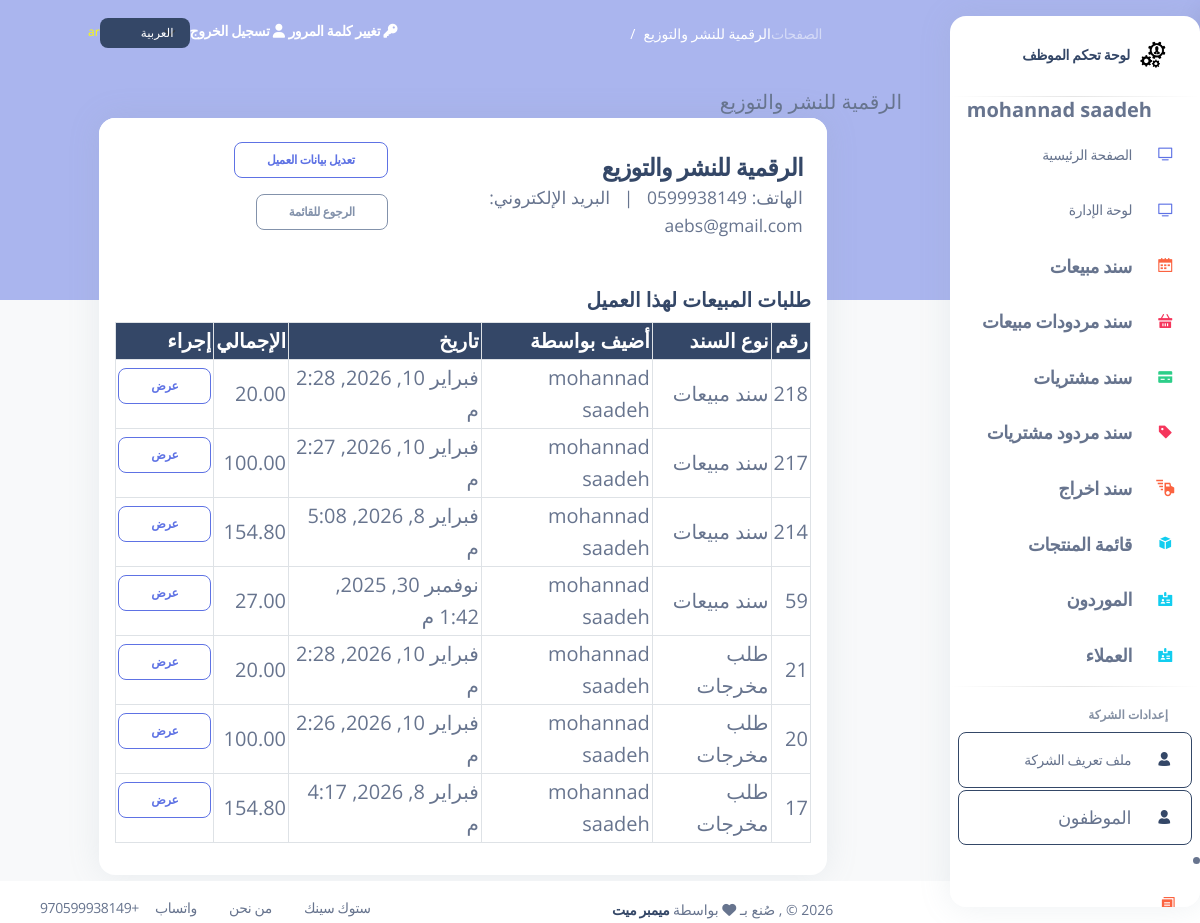
/customers/3/ (signed in), run on the app's committed database.
### my_app/models.py (models this page shows, shortened)
class Employee(models.Model):
    first_name = models.CharField(max_length=255)
    last_name = models.CharField(max_length=255)
    email = models.EmailField(max_length=255)
    DOB = models.DateField()
    password = models.CharField(max_length=255)
    confirm_password = models.CharField(max_length=255)
    is_active = models.BooleanField(default=False)
    created_at = models.DateTimeField(auto_now_add=True)
    updated_at = models.DateTimeField(auto_now=True)
    objects = EmployeeManager()

class Customer(models.Model):
    name = models.CharField(max_length=255)
    phone = models.CharField(max_length=20, null=True)
    email = models.EmailField(max_length=255 , null=True)
    contact_info = models.TextField() # address, notes, etc.
    created_at = models.DateTimeField(auto_now_add=True)
    updated_at = models.DateTimeField(auto_now=True)

class Sale_order(models.Model):
    employee = models.ForeignKey(Employee , related_name="sale_orders", on_delete=models.CASCADE) # RESTRICT  deleted >>  dont delete the item or ( default="Default", on_delete=models.SET_DEFAULT)
    customer = models.ForeignKey('Customer', related_name='sales', on_delete=models.CASCADE, null=True, blank=True)
    currency = models.ForeignKey('Currency', on_delete=models.SET_NULL, null=True, blank=True, related_name='sales')
    total_amount = models.DecimalField(max_digits=10, decimal_places=2, default=0.00) #means the total amount of the order
    exchange_rate_to_base = models.DecimalField(max_digits=10, decimal_places=6, default=1.0)  # Exchange rate to base currency
    total_amount_base = models.DecimalField(max_digits=10, decimal_places=2, default=0.00)  # Total amount in base currency
    invoice_pay_method = models.CharField(max_length=10, choices=pay_choices, default='cash')  # Added field
    grand_total = models.DecimalField(max_digits=10, decimal_places=2, default=0.00)
    created_at = models.DateTimeField(auto_now_add=True)
    updated_at = models.DateTimeField(auto_now=True)
    objects = Sale_orderManager()

class Stock_Out_Voucher(models.Model ):
    employee = models.ForeignKey(Employee , related_name="Stock_Out_Vouchers", on_delete=models.CASCADE) # RESTRICT  deleted >>  dont delete the item or ( default="Default", on_delete=models.SET_DEFAULT)
    customer = models.ForeignKey('Customer', related_name='Stock_Out_Vouchers', on_delete=models.CASCADE, null=True, blank=True)
    currency = models.ForeignKey('Currency', related_name='Stock_Out_Vouchers', on_delete=models.SET_NULL, null=True, blank=True)
    exchange_rate_to_base = models.DecimalField(max_digits=10, decimal_places=6, default=1.00)  # rate to convert to base currency
    total_amount = models.DecimalField(max_digits=10, decimal_places=2, default=0.00) # the total amount of the invoice
    total_price_base = models.DecimalField(max_digits=10, decimal_places=2, default=0.00)  # total in base currency
    payment_method = models.CharField(max_length=10, choices=pay_choices, default='cash')
    invoice_pay_method = models.CharField(max_length=10, choices=pay_choices, default='cash')  # Added field
    grand_total = models.DecimalField(max_digits=10, decimal_places=2, default=0.00)
    created_at = models.DateTimeField(auto_now_add=True)
    updated_at = models.DateTimeField(auto_now=True)

### my_app/views.py (the view)
# urls.py: path('customers/<int:id>/', views.customer_detail, name='customer_detail'),
def customer_detail(request, id):
    try:
        customer = models.Customer.objects.get(id=id)
    except models.Customer.DoesNotExist:
        messages.error(request, _('Customer not found.'))
        return redirect('/customers')
    sales_qs = models.Sale_order.objects.filter(customer=customer).order_by('-created_at')
    stock_out_vouchers_qs = models.Stock_Out_Voucher.objects.filter(customer=customer).order_by('-created_at')
    page_number = request.GET.get('page')
    paginator = Paginator(sales_qs, 10)
    sales_page = paginator.get_page(page_number)
    context = {
        'customer': customer,
        'sales': sales_page,
        'employee': models.get_employee_by_id(request.session['employee_id']),
        'sales_paginator': paginator,
        'stock_outs': stock_out_vouchers_qs,
    }
    return render(request, 'customer_detail.html', context)

### my_app/models.py (called while the page is built)
def get_employee_by_id(id):
    return Employee.objects.get(id=id)

### my_app/templates/customer_detail.html (shortened to what this page needs)
{% extends 'layouts/base.html' %}
{% load i18n %}
{% block content %}
{% block page_name %}{{ customer.name }}{% endblock %}
<div class="row justify-content-center">
  <div class="col-lg-10 col-md-12">
    <div class="card mb-4">
      <div class="card-header d-flex justify-content-between align-items-center">
        <div>
          <h4 class="mb-0">{{ customer.name }}</h4>
          <div class="small text-muted">{% trans "Phone:" %} {{ customer.phone }} &nbsp; | &nbsp; {% trans "Email:" %} {{ customer.email }}</div>
        </div>
        <div>
          <a href="/customers/{{ customer.id }}/edit" class="btn btn-sm btn-outline-primary">{% trans "Edit Customer" %}</a>
          <a href="/customers" class="btn btn-sm btn-outline-secondary">{% trans "Back to list" %}</a>
        </div>
      </div>
      <div class="card-body">
        <h5>{% trans "Sales Orders for this customer" %}</h5>
        {% if sales %}
        <div class="table-responsive">
          <table class="table table-hover table-bordered align-middle">
            <thead class="table-dark">
              <tr>
                <th>{% trans "No." %}</th>
                <th>{% trans "Order Type" %}</th>
                <th>{% trans "Added by" %}</th>
                <th>{% trans "Date" %}</th>
                <th>{% trans "Total" %}</th>
                <th>{% trans "Action" %}</th>
              </tr>
            </thead>
            <tbody>
              {% for order in sales %}
              <tr>
                <td>{{ order.id }}</td>
                <td>{% trans "Sale Order" %}</td>
                <td>{{ order.employee.first_name }} {{ order.employee.last_name }}</td>
                <td>{{ order.created_at }}</td>
                <td>{{ order.total_amount }}</td>
                <td>
                  <a class="btn btn-sm btn-outline-primary" href="/view_sale_order/{{ order.id }}">{% trans "View" %}</a>
                </td>
              </tr>
              {% endfor %}
              {% for voucher in stock_outs %}
              <tr>
                <td>{{ voucher.id }}</td>
                <td>{% trans "Stock Out Order" %}</td>
                <td>{{ voucher.employee.first_name }} {{ voucher.employee.last_name }}</td>
                <td>{{ voucher.created_at }}</td>
                <td>{{ voucher.total_amount }}</td>
                <td>
                  <a class="btn btn-sm btn-outline-primary" href="/view_stock_out_invoice/{{ voucher.id }}">{% trans "View" %}</a>
                </td>
              </tr>
              {% endfor %}
            </tbody>
          </table>
        </div>
        {% else %}
          <div class="alert alert-info">{% trans "No sales orders found for this customer." %}</div>
        {% endif %}
      </div>
    </div>
  </div>
</div>
{% endblock content %}

### my_app/templates/includes/aside.html (shortened to what this page needs)
{% load static %}
{% load i18n %}
<aside class="sidenav bg-white navbar navbar-vertical navbar-expand-xs border-0 border-radius-xl my-3 {% if LANGUAGE_CODE == 'ar' %}fixed-end me-4{% else %}fixed-start ms-4{% endif %}" id="sidenav-main">
    <div class="sidenav-header">
        <a class="navbar-brand m-0" target="_blank">
        <img src="{% static 'img/logo.PNG' %}" class="navbar-brand-img h-100" alt="main_logo">
    <span class="ms-1 font-weight-bold">{% trans "Employee Dashboard" %}</span>
        </a>
        <hr class="horizontal dark mt-0">
    </div>
            <span class="nav-link-text ms-5">
                <b class="message_success" >{{employee.first_name}} {{employee.last_name}}</b>
            </span>
                <div id="sidenav-scrollbar">
        <ul class="navbar-nav" style="padding-right: 0">
        <li class="nav-item {% if request.path == '/index'   %} bg-gradient-success {% endif %}">
            <a class="nav-link " href="/index">
            <div class="icon icon-shape icon-sm border-radius-md text-center me-2 d-flex align-items-center justify-content-center">
                <i class="ni ni-tv-2 text-primary text-sm opacity-10"></i>
            </div>
            <span class="nav-link-text ms-1">{% trans "Main Page" %}</span>
            </a>
        </li>
        <li class="nav-item {% if request.path == '/index_dashboard'   %} bg-gradient-success {% endif %}">
            <a class="nav-link " href="/index_dashboard">
            <div class="icon icon-shape icon-sm border-radius-md text-center me-2 d-flex align-items-center justify-content-center">
                <i class="ni ni-tv-2 text-primary text-sm opacity-10"></i>
            </div>
            <span class="nav-link-text ms-1">{% trans "Dashboard Manage" %}</span>
            </a>
        </li>
        <li class="nav-item {% if request.path == '/sales' or 'view_sale_order' in request.path %} bg-gradient-success {% endif %}">
            <a class="nav-link " href="/sales">
            <div class="icon icon-shape icon-sm border-radius-md text-center me-2 d-flex align-items-center justify-content-center">
                <i class="ni ni-calendar-grid-58 text-warning text-sm opacity-10"></i>
            </div>
            <span class="nav-link-text ms-1" style="font-size:18px !important;"> <strong>{% trans "Sales Orders" %}</strong></span>
            </a>
        </li>
                <li class="nav-item {% if request.path == '/return_sales' or 'view_return_sale' in request.path  %} bg-gradient-success {% endif %}">
            <a class="nav-link " href="/return_sales">
            <div class="icon icon-shape icon-sm border-radius-md text-center me-2 d-flex align-items-center justify-content-center">
                <i class="ni ni-basket text-danger text-sm opacity-10"></i>
            </div>
            <span class="nav-link-text ms-1" style="font-size:18px !important;"><strong>{% trans "Return Sales" %}</strong></span>
            </a>
        </li>
        <li class="nav-item {% if request.path == '/purchases' or 'view_purchase_invoice' in request.path  %} bg-gradient-success {% endif %}">
            <a class="nav-link " href="/purchases">
            <div class="icon icon-shape icon-sm border-radius-md text-center me-2 d-flex align-items-center justify-content-center">
                <i class="ni ni-credit-card text-success text-sm opacity-10"></i>
            </div>
            <span class="nav-link-text ms-1" style="font-size:18px !important;"><strong>{% trans "Purchase Invoices" %}</strong></span>
            </a>
        </li>
        <li class="nav-item {% if request.path == '/return_purchases' or 'view_return_invoice' in request.path  %} bg-gradient-success {% endif %}">
            <a class="nav-link " href="/return_purchases">
            <div class="icon icon-shape icon-sm border-radius-md text-center me-2 d-flex align-items-center justify-content-center">
                <i class="ni ni-tag text-danger text-sm opacity-10"></i>
            </div>
            <span class="nav-link-text ms-1" style="font-size:18px !important;"><strong>{% trans "Return Purchases" %}</strong></span>
            </a>
        </li>
        <li class="nav-item {% if request.path == '/stock_out_voucher' or 'view_stock_out' in request.path %} bg-gradient-success {% endif %}">
            <a class="nav-link" href="/stock_out_voucher">
            <div class="icon icon-shape icon-sm border-radius-md text-center me-2 d-flex align-items-center justify-content-center">
                <i class="ni ni-delivery-fast text-warning text-lg opacity-10"></i>
            </div>
            <span class="nav-link-text ms-1" style="font-size:18px !important;"><strong>{% trans "Stock Out Voucher" %}</strong></span>
            </a>
        </li>
        <li class="nav-item {% if request.path == '/products/' or 'products' in request.path %} bg-gradient-success {% endif %}">
            <a class="nav-link " href="/products">
            <div class="icon icon-shape icon-sm border-radius-md text-center me-2 d-flex align-items-center justify-content-center">
                <i class="ni ni-app text-info text-sm opacity-10"></i>
            </div>
            <span class="nav-link-text ms-1" style="font-size:18px !important;"> <strong>{% trans "Product List" %}</strong></span>
            </a>
        </li>
        <li class="nav-item {% if request.path == '/suppliers' %} bg-gradient-success {% endif %}">
            <a class="nav-link " href="/suppliers">
            <div class="icon icon-shape icon-sm border-radius-md text-center me-2 d-flex align-items-center justify-content-center">
                <i class="ni ni-badge text-info text-sm opacity-10"></i>
            </div>
            <span class="nav-link-text ms-1" style="font-size:18px !important;"> <strong>{% trans "Suppliers" %}</strong></span>
            </a>
        </li>
        <li class="nav-item {% if request.path == '/customers' %} bg-gradient-success {% endif %}">
            <a class="nav-link " href="/customers">
            <div class="icon icon-shape icon-sm border-radius-md text-center me-2 d-flex align-items-center justify-content-center">
                <i class="ni ni-badge text-info text-sm opacity-10"></i>
            </div>
            <span class="nav-link-text ms-1" style="font-size:18px !important;"> <strong>{% trans "Customers" %}</strong></span>
            </a>
        </li>
        <hr class="horizontal dark my-1">
         <li class="nav-item mt-3">
            <h6 class="ps-4 ms-2 text-uppercase text-xs font-weight-bolder opacity-6">{% trans "Company Settings" %}</h6>
        </li>
        <li class="nav-item">
            <a class="nav-link btn btn-outline-dark {% if request.path == '/company_profile'   %} active me-2 {% endif %} " href="/company_profile">
            <div class="icon icon-shape icon-sm border-radius-md text-center me-2 d-flex align-items-center justify-content-center">
                <i class="ni ni-single-02 text-dark text-sm opacity-10"></i>
            </div>
            <span class="nav-link-text ms-1">{% trans "Company Profile" %}</span>
            </a>
        </li>
        <li class="nav-item">
            <a class="nav-link btn btn-outline-dark  {% if request.path == '/employees'   %} active me-2 {% endif %}" href="/employees">
            <div class="icon icon-shape icon-sm border-radius-md text-center me-2 d-flex align-items-center justify-content-center">
                <i class="ni ni-single-02 text-dark text-sm opacity-10"></i>
            </div>
            <span class="nav-link-text ms-1" style="font-size:18px !important;">{% trans "Employees" %}</span>
            </a>
        </li>
            </ul>
            </div>
        <li class="nav-item {% if request.path == '/employee_reports'   %} bg-gradient-success {% endif %}">
            <a class="nav-link " href="/employee_reports">
            <div class="icon icon-shape icon-sm border-radius-md text-center me-2 d-flex align-items-center justify-content-center">
                <i class="ni ni-single-copy-04 text-warning text-sm opacity-10"></i>
            </div>
            </a>
        </li>
</aside>

### static/css/nucleo-svg.css (style rules this page uses)
.icon { display: inline-block; color: #111111; height: 1em; width: 1em; }
.icon-sm { height: 0.8em; width: 0.8em; }
.icon { fill: currentColor; stroke: none; }

### my_app/templates/layouts/base.html (style rules this page uses)
.sidenav { left: auto !important; right: 0; }
.navbar-vertical .navbar-nav .nav-link .icon { padding-right: 0; margin-left: 0.0rem; margin-right: 0; }
.ms-1 { margin-right: 0.25rem !important; margin-left: 0 !important; }
.ms-2 { margin-right: 0.5rem !important; margin-left: 0 !important; }
.ms-5 { margin-right: 3rem !important; margin-left: 0 !important; }
.me-2 { margin-left: 0.5rem !important; margin-right: 0 !important; }
.me-4 { margin-left: 1.5rem !important; margin-right: 0 !important; }
.ps-4 { padding-right: 1.5rem !important; padding-left: 0 !important; }
body { text-align: right; direction: rtl; }

### data on the page
Employee: first_name "mohannad", last_name "saadeh"
Customer: name "الرقمية للنشر والتوزيع الرقمية للنشر والتوزيع", name "الرقمية للنشر والتوزيع", email "aebs@gmail.com"
Sale_order: id "218", employee.first_name "mohannad", employee.last_name "saadeh", created_at "فبراير 10, 2026, 2:28 م", total_amount "20.00"
Sale_order: id "217", employee.first_name "mohannad", employee.last_name "saadeh", created_at "فبراير 10, 2026, 2:27 م", total_amount "100.00"
Sale_order: id "214", employee.first_name "mohannad", employee.last_name "saadeh", created_at "فبراير 8, 2026, 5:08 م", total_amount "154.80"
Sale_order: id "59", employee.first_name "mohannad", employee.last_name "saadeh", created_at "نوفمبر 30, 2025, 1:42 م", total_amount "27.00"
Stock_Out_Voucher: id "21", employee.first_name "mohannad", employee.last_name "saadeh", created_at "فبراير 10, 2026, 2:28 م", total_amount "20.00"
Stock_Out_Voucher: id "20", employee.first_name "mohannad", employee.last_name "saadeh", created_at "فبراير 10, 2026, 2:26 م", total_amount "100.00"
Stock_Out_Voucher: id "17", employee.first_name "mohannad", employee.last_name "saadeh", created_at "فبراير 8, 2026, 4:17 م", total_amount "154.80"

### other printed values
{{ LANGUAGE_CODE }} "ar"
